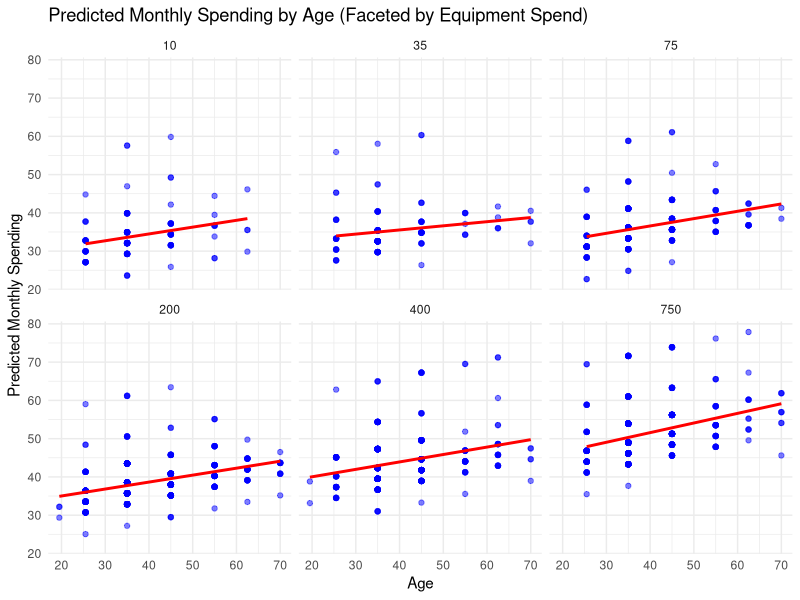
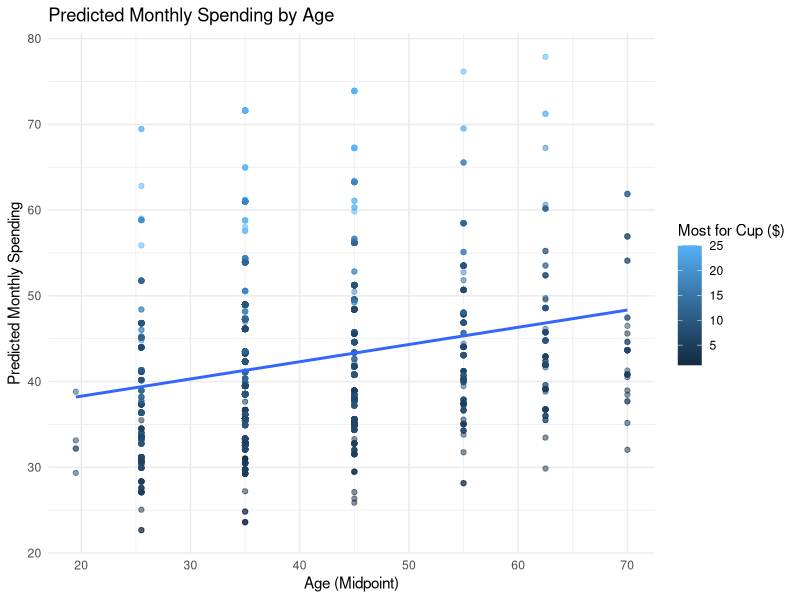

These figures' R source, in order:
### Packages--------------------------------------------------------------------

library(dplyr)
library(ggplot2)

### Data Cleaning and Setup-----------------------------------------------------

original_data <- read.csv("GACTT_RESULTS_ANONYMIZED_HW3.csv")
data <- read.csv("GACTT_RESULTS_ANONYMIZED_HW3.csv")

# Data exploration
head(na.omit(data))
sapply(data, class)
sapply(data, function(x) sum(is.na(x)))

table(data$monthly_spending)
table(data$age_num)
table(data$self_experience)
table(data$children)
table(data$most_for_cup)
table(data$equipment_spent)
table(data$marital_status)
table(data$ethnicity_race[!is.na(data$monthly_spend_mdpt)])


data <- data %>%
  mutate(age_mdpt = case_when(
    age_num == 18 ~ 19.5,
    age_num == 21 ~ 25.5,
    age_num == 30 ~ 35,
    age_num == 40 ~ 45,
    age_num == 50 ~ 55,
    age_num == 60 ~ 62.5,
    age_num == 65 ~ 70
  ))

data <- data %>%
  mutate(monthly_spend_mdpt = case_when(
    monthly_spending == "<$20" ~ 10,
    monthly_spending == "$20-$40" ~ 30,
    monthly_spending == "$40-$60" ~ 50,
    monthly_spending == "$60-$80" ~ 70,
    monthly_spending == "$80-$100" ~ 90,
    monthly_spending == ">$100" ~ 120
  ))

data <- data %>%
  mutate(equip_spent_mdpt = case_when(
    equipment_spent == "Less than $20" ~ 10,
    equipment_spent == "$20-$50" ~ 35,
    equipment_spent == "$50-$100" ~ 75,
    equipment_spent == "$100-$300" ~ 200,
    equipment_spent == "$300-$500" ~ 400,
    equipment_spent == "$500-$1000" ~ 750,
    equipment_spent == "More than $1000" ~ 1500
  ))

data <- data %>%
  mutate(children_mdpt = case_when(
    children == "None" ~ 0,
    children == "1" ~ 1,
    children == "2" ~ 2,
    children == "3" ~ 3,
    children == "More than 3" ~ 5
  ))

data <- data %>%
  mutate(most_for_cup_mdpt = case_when(
    most_for_cup == "Less than $2" ~ 1,
    most_for_cup == "$2-$4" ~ 1,
    most_for_cup == "$4-$6" ~ 5,
    most_for_cup == "$6-$8" ~ 7,
    most_for_cup == "$8-$10" ~ 9,
    most_for_cup == "$10-$15" ~ 12.5,
    most_for_cup == "$15-$20" ~ 17.5,
    most_for_cup == "More than $20" ~ 25
  ))

data <- data %>%
  mutate(race4 = case_when(
    ethnicity_race == "Black/African American" ~ "Other",
    ethnicity_race == "Other (please specify)" ~ "Other",
    ethnicity_race == "Native American/Alaska Native" ~ "Other",
    ethnicity_race == "White/Caucasian" ~ "White",
    ethnicity_race == "Asian/Pacific Islander" ~ "Asian/Pacific Islander",
    ethnicity_race == "Hispanic/Latino" ~ "Hispanic/Latino"
  ))

### Question 1. Monthly Spending------------------------------------------------

### Part 1. Simple Linear Regression--------------------------------------------

# Regressing monthly spend against age
model <- lm(monthly_spend_mdpt ~ age_mdpt, data = data)
summary(model)

# The coefficient of the predictor is 0.193 with a standard error of 0.049. This coefficient shows a positive relationship between age and monthly spending, with an additional year of age corresponding to an additional $0.19 of monthly spending. This result has a p-value of 7.6e-05, which is below 0.05 and therefore statistically significant
# R squared generally tells us how much of the variation in the response variable is explained by the predictors. In this case it tells us that 0.5% of the variation in monthly spending is explained by age.

### Part 2. Building Nested Models

# Incorporating equipment spend
model <- lm(monthly_spend_mdpt ~ age_mdpt + equip_spent_mdpt, data = data)
summary(model)

# Incorporating "most for cup"
model <- lm(monthly_spend_mdpt ~ age_mdpt + equip_spent_mdpt + most_for_cup_mdpt, data = data)
summary(model)

# Incorporating number of children
model <- lm(monthly_spend_mdpt ~ age_mdpt + equip_spent_mdpt + most_for_cup_mdpt + children_mdpt, data = data)
summary(model)

# Part 1.1) In the above models I add a series of covariates that I believe could be potential confounders with age. In particular my first concern was that the relationship between age and coffee spending was potentially actually a result of a relationship between wealth and coffee spending. Wealth could predict age because older people have more time to develop in their careers and accumulate assets, and wealth could predict coffee spending as it provides a greater abillity to spend on coffee.
# Based on this idea, the first two covariates I add are for spending on equipment and for the most a person would spend for a cup of coffee. These are not direct measures of wealth but we would expect that they are linked to it. People who have more money are certainly going to be more likely to spend significant amounts on equipment, and are more likely to be willing to pay higher amounts for consumable goods.
# The third covariate I add is number children. I believe this could be a potential confounder as well. Number of children certainly would predict age. Young adults are less likely to have children or to have many children than older adults. It also could potentially (though this is less certain) predict coffee consumption. Adults with many children will potentially tend to be busier and less likely to get enough sleep, which could lead to greater coffee consumption.

# Part 1.2) Looking at the model results, we see that after each additional control variable is added the p-value for age remains well below 0.05 and so its relationship remains significant. The coefficient varies slightly with the addition of new variables, but mostly hovers around 0.2 and does not move significantly. This tells us that, at least based on these proxies for wealth, the relationship between age and monthly coffee spending is not solely due to the increased spending power of older people, or solely due to their having more children.

# From a hypothesis testing perspective we find a significant relationship between equipment expenditure and monthly spending, as well as between the most they would pay for a cup and monthly spending. This implies that there is a relationship between financial ability and willingness with monthly spend on coffee. Finally there is not a significant relationship between number of children and monthly spending on coffee, so the speculation above about how having children would impact coffee consumption may not hold (or may only hold in more specific cases, we don't have information on the ages of children or if they are still living with their parents). Finally, looking at the R^2 value we see that it goes up significantly with the addition of equipment expenditure, then rises meaningfully again with "most for cup". This implies that these additional variables help to explain meaningful amounts of the variation in monthly spending. R^2 has almost no change with the addition of the children variable so we do not interpret that variable as having significant explanatory power.

# Part 1.3) Of the models I examined I believe the model with age, equipment expenditure, and "most for cup" offers the best explanation of monthly spending. I believe this because the variables all have statistically significant relationships with the response variable, and have clear theoretical reasons to explain these connections. I believe that the fourth model, with children, is not preferable because the children variable adds almost nothing to the R^2, meaning it adds little to the explanation of variation by the model. It also has a weaker theoretical justification for inclusion.

# Controlling for additional variables does change my interpretation from the original model. I originally suspected that the effect I saw of age on monthly spending was largely a result of wealth. After including the control variables I have greater reason to believe that there is an effect from age that is not only based in the better financial position of older people.

### Part 3. Modeling Interaction Effects----------------------------------------

model <- lm(monthly_spend_mdpt ~ age_mdpt + equip_spent_mdpt + most_for_cup_mdpt + age_mdpt*children_mdpt, data = data)
summary(model)

# Part 3.2) Given my discussion above in which I noted that having children does not necessarily entail having young children, or the children still living with their parents, I decided to add an interaction term between age and children. My hope is that this term captures some of that dynamic, because of parents with children, the younger the parent is the more likely it is that they have a young child and that their children still live at home.

# The interaction term also produces a non-statistically significant p-value, so we don't find an effect associated with the interaction of age and number of children. This strengthens my original conclusion about the relationship between the main predictor and monthly spending because it indicates that children failing to have a statistically significant effect is probably not just due to some children having moved out of their older parents' houses which would reduce the observed effect.

### Part 4. Visualization-------------------------------------------------------

model <- lm(monthly_spend_mdpt ~ age_mdpt + equip_spent_mdpt + most_for_cup_mdpt, data = data)
summary(model)
data$predicted_spending <- predict(model, newdata = data)


ggplot(data %>% filter(!is.na(equip_spent_mdpt)),  # Remove NA values
       aes(x = age_mdpt, y = predicted_spending)) +
  geom_point(alpha = 0.5, color = "blue") +
  geom_smooth(method = "lm", color = "red", se = FALSE) +
  facet_wrap(~ equip_spent_mdpt) +  # Facet by equipment spending
  labs(title = "Predicted Monthly Spending by Age (Faceted by Equipment Spend)",
       x = "Age",
       y = "Predicted Monthly Spending") +
  theme_minimal()

ggplot(data, aes(x = age_mdpt, y = predicted_spending, color = most_for_cup_mdpt)) +
  geom_point(alpha = 0.5) +
  geom_smooth(method = "lm", se = FALSE) +
  labs(title = "Predicted Monthly Spending by Age",
       x = "Age (Midpoint)",
       y = "Predicted Monthly Spending",
       color = "Most for Cup ($)") +
  theme_minimal()

# Part 4. Above are visualizations based on the model that includes equipment spend and "most for cup". I am using this model because of the lack of relationship we found above for number of children and the interaction term with number of children. Both visualizations show the relationship between age and monthly spend. The first also incorporates the equipment spend, with separate facets for each bracket of equipment spend, showing that monthly spend is higher for the higher equipment spend brackets. THe second visualization incorporates the "most for cup" data in the color of the scatterplot, with lighter dots displaying for higher values. Again we see that with higher values the monthly spending increases.

###Question 2. Coffee Preference Analysis---------------------------------------

### Part 1. Binary Indicator for Coffee Preference------------------------------

data <- data %>%
  mutate(a_pref_bin = case_when(
    abc_prefer == "Coffee A" ~ 1,
    abc_prefer == "Coffee B" ~ 0,
    abc_prefer == "Coffee C" ~ 0
  ))

### Part 2. OLS Modeling--------------------------------------------------------

# Regress preference for A against race
model <- lm(a_pref_bin ~ race4, data = data)
summary(model)

# Part 2.1) I chose to look at the relationship between race and preference for coffee A. As part of my data cleaning I consolidated the race variable into 4 categories because some of the original categories had very low numbers of observations. I find that there is not a statistically significant relationship between any of the racial categories and preference for coffee A.

# Regress preference for A against race with controls for age and # of children
model <- lm(a_pref_bin ~ race4 + age_mdpt + equip_spent_mdpt, data = data)
summary(model)

# Part 2.2) For control variables I added age and equipment spend. I chose these because as we explored above they predict the outcome, and I believe they likely predict the treatment because different racial and ethnic groups have systemically different levels of wealth and population-level aging curves due to demographic differences, so these would meet the criteria for confounders.

# Part 2.3) Comparing the results of the two models, the added results don't significantly alter my interpretation of the results. The main predictor fails to produce a statistically significant relationship in both cases. The second model does help to increase my confidence in this result because it indicates that the control variables I included were not confounding the original result.

### Part 3. Binary Logistic Regression------------------------------------------

model_logit <- glm(a_pref_bin ~ race4 + age_mdpt + equip_spent_mdpt, 
                   data = data, 
                   family = binomial)
summary(model_logit)

# Part 3.2) The difference in interpretation of OLS and logistic regression here, is that OLS coefficients represent linear change in the outcome variable for a given change in the predictor variables, while logistic regression coefficients represent a change in the log-odds of the outcome variable for a given change in the predictor variables.

# Part 3.3) In this case logistic regression is more appropriate. This is because the outcome variable is a binary variable, so the linear change in outcome variable that is associated with the coefficients of the predictors is not particularly meaningful. A change in a predictor times its coefficient can lead to outcome values less than 0 or greater than 1, which don't meaningfully represent the value of the binary outcome, or the probability of the binary outcome. In the case of logistic regression we can  look at a change in a predictor as changing the log-odds of the outcome in a consistent and meaningful way.